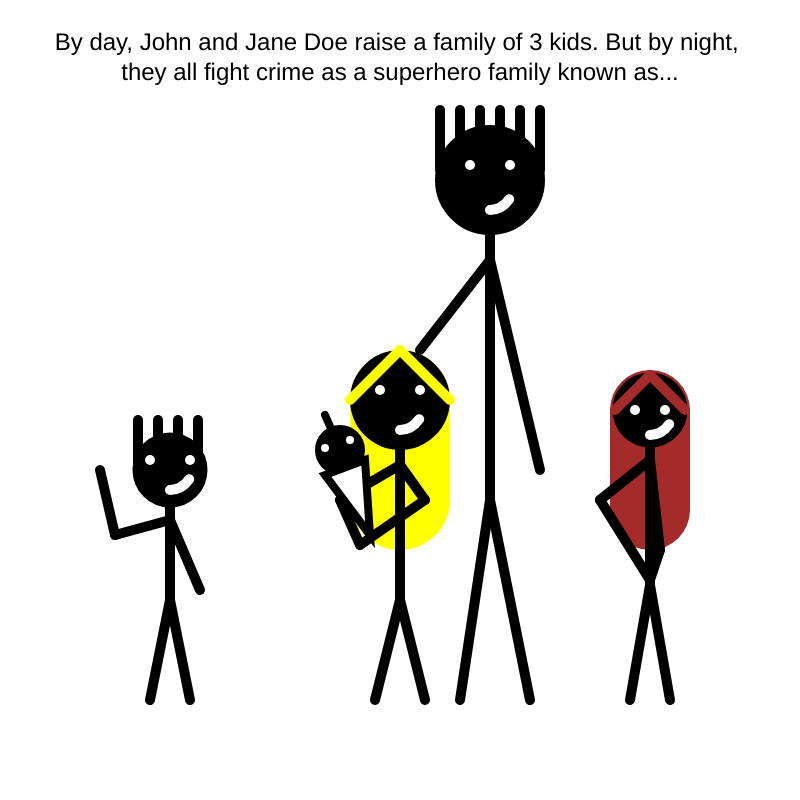
Frame 1 (no input)
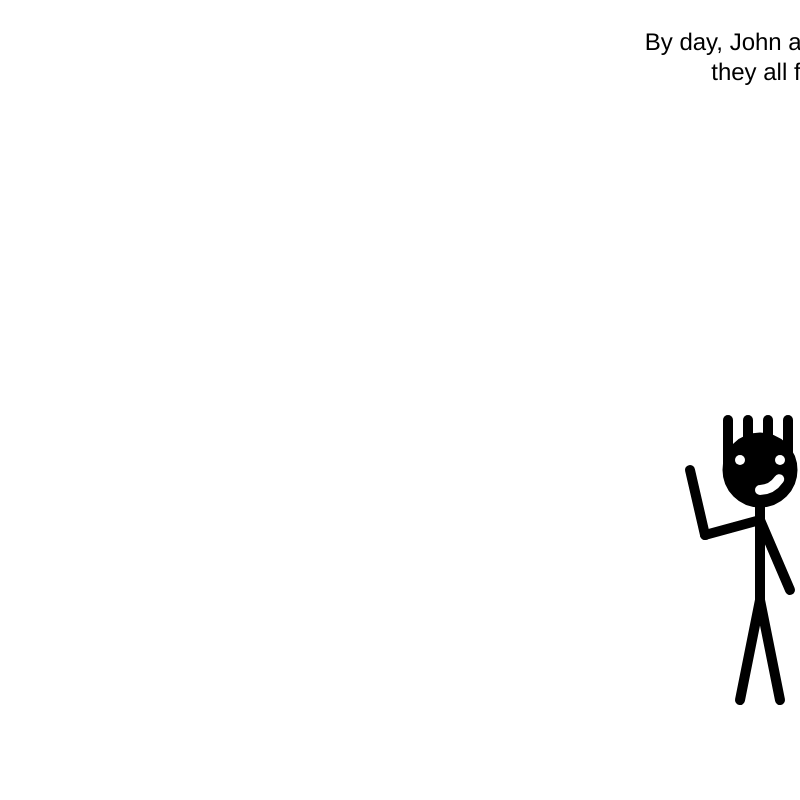
Frame 60 (no input)
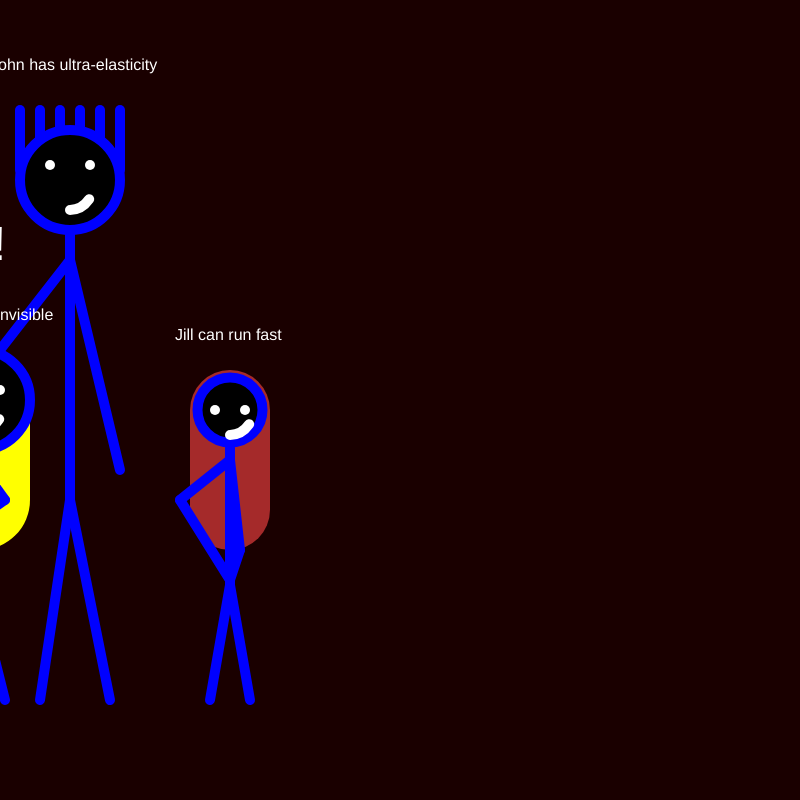
Frame 120 (the mouse pressed at the canvas centre since frame 60)

The p5.js sketch that drew these frames (run headless with seeded random() and noise() and a simulated clock; from frame 60 on, the mouse is pressed at the canvas centre):

// p5.js sketch
// ── sketch.js
let x = 0;

function setup() {
  createCanvas(800, 800);
}

function draw() {
  push();
  translate(x,0);
  avatar();
  pop();

  x += 10;
  if (x > width) {
    x = -800;
  }
}

function avatar() {
  background(255);
  noStroke();

  if (mouseIsPressed) {
    background('#1a0000');
    //text
    fill(255);
    textSize(16);
    text('Jack has super-strength',85,400);
    text('Jill can run fast',595,340);
    text('John has ultra-elasticity',410,70);
    textAlign(CENTER);
    text('The baby does \nnothing',275,490);
    textSize(48);
    text('The \nUNBELIEVABLES!',225,200);
    //mom
    stroke('yellow');
    strokeWeight(100);
    line(400,400,400,500);
    fill(0);
    stroke('blue');
    strokeWeight(10);
    ellipse(width/2,height/2,100);
    stroke('yellow');
    strokeWeight(10);
    stroke(255);
    point(380,390);
    point(420,390);
    noFill();
    arc(400, 400, 50, 60, QUARTER_PI, HALF_PI);
    fill(0);
    stroke('blue');
    line(400,450,400,600);
    line(400,465,340,500);
    line(340,500,360,545);
    line(400,465,425,500);
    line(425,500,360,545);
    line(400,600,375,700);
    line(400,600,425,700);
    //baby
    fill(0);
    stroke('black');
    ellipse(340,450,40);
    fill('white');
    strokeWeight('8');
    triangle(365,460,325,475,370,535);
    line(333,433,325,415);
    stroke(255);
    point(325,448);
    point(350,440);
    //dad
    strokeWeight(10);
    stroke('blue');
    fill(0);
    line(440,170,440,110);
    line(460,170,460,110);
    line(480,170,480,110);
    line(500,170,500,110);
    line(520,170,520,110);
    line(540,170,540,110);
    ellipse(490,180,100);
    stroke(255);
    point(470,165);
    point(510,165);
    noFill();
    stroke(255);
    arc(490, 180, 50, 60, QUARTER_PI, HALF_PI);
    stroke('blue');
    line(490,235,490,500);
    line(490,260,420,350);
    line(490,260,540,470);
    line(490,500,460,700);
    line(490,500,530,700);
    //more text
    fill(255);
    textSize(16);
    textAlign(LEFT);
    noStroke();
    text('Jane can turn invisible',315,320);
    //son
    stroke('blue');
    line(138,465,138,420);
    line(158,465,158,420);
    line(178,465,178,420);
    line(198,465,198,420);
    fill(0);
    ellipse(170,470,65);
    stroke(255);
    point(150,460);
    point(190,460);
    noFill();
    stroke(255);
    arc(170, 460, 50, 60, QUARTER_PI, HALF_PI);
    stroke('blue');
    line(170,505,170,600);
    line(170,600,150,700);
    line(170,600,190,700);
    line(170,520,115,535);
    line(115,535,100,470);
    line(170,520,200,590);
    //daughter
    fill('brown');
    stroke('brown');
    strokeWeight(80);
    line(650,410,650,510);
    fill(0);
    stroke('blue');
    strokeWeight(10);
    ellipse(650,410,65);
    stroke(255);
    point(635,410);
    point(665,410);
    noFill();
    stroke(255);
    arc(650, 405, 50, 60, QUARTER_PI, HALF_PI);
    fill(0);
    stroke('blue');
    strokeWeight(10);
    line(650,445,650,600);
    line(650,585,630,700);
    line(650,585,670,700);
    line(650,460,600,500);
    line(650,460,660,550);
    line(600,500,650,580);
    line(660,550,650,580);
  }
  else {
    //text
    textSize(24);
    textAlign(CENTER);
    text('By day, John and Jane Doe raise a family of 3 kids. But by night, \nthey all fight crime as a superhero family known as...',400,50);
    //mom
    fill(0);
    stroke('yellow');
    strokeWeight(100);
    line(400,400,400,500);
    noStroke();
    ellipse(width/2,height/2,100);
    stroke('yellow');
    strokeWeight(10);
    line(400,350,350,400);
    line(400,350,450,400);
    stroke('white');
    point(380,390);
    point(420,390);
    noFill();
    stroke(255);
    arc(400, 400, 50, 60, QUARTER_PI, HALF_PI);
    fill(0);
    stroke(0);
    line(400,450,400,600);
    line(400,465,340,500);
    line(340,500,360,545);
    line(400,465,425,500);
    line(425,500,360,545);
    line(400,600,375,700);
    line(400,600,425,700);
    //baby
    ellipse(340,450,40);
    fill('white');
    strokeWeight('8');
    triangle(365,460,325,475,370,535);
    line(333,433,325,415);
    stroke('white');
    point(325,448);
    point(350,440);
    //dad
    strokeWeight(10);
    stroke(0);
    fill(0);
    line(440,170,440,110);
    line(460,170,460,110);
    line(480,170,480,110);
    line(500,170,500,110);
    line(520,170,520,110);
    line(540,170,540,110);
    ellipse(490,180,100);
    stroke(255);
    point(470,165);
    point(510,165);
    noFill();
    stroke(255);
    arc(490, 180, 50, 60, QUARTER_PI, HALF_PI);
    fill(0);
    stroke(0);
    line(490,235,490,500);
    line(490,260,420,350);
    line(490,260,540,470);
    line(490,500,460,700);
    line(490,500,530,700);
    //son
    line(138,465,138,420);
    line(158,465,158,420);
    line(178,465,178,420);
    line(198,465,198,420);
    ellipse(170,470,65);
    stroke(255);
    point(150,460);
    point(190,460);
    noFill();
    stroke(255);
    arc(170, 460, 50, 60, QUARTER_PI, HALF_PI);
    fill(0);
    stroke(0);
    line(170,505,170,600);
    line(170,600,150,700);
    line(170,600,190,700);
    line(170,520,115,535);
    line(115,535,100,470);
    line(170,520,200,590);
    //daughter
    fill('brown');
    stroke('brown');
    strokeWeight(80);
    line(650,410,650,510);
    fill(0);
    stroke(0);
    strokeWeight(10);
    ellipse(650,410,65);
    stroke('brown');
    line(650,375,615,410);
    line(650,375,685,410);
    stroke(255);
    point(635,410);
    point(665,410);
    noFill();
    stroke(255);
    arc(650, 405, 50, 60, QUARTER_PI, HALF_PI);
    fill(0);
    stroke(0);
    strokeWeight(10);
    line(650,445,650,600);
    line(650,585,630,700);
    line(650,585,670,700);
    line(650,460,600,500);
    line(650,460,660,550);
    line(600,500,650,580);
    line(660,550,650,580);
  }

  //fill(0);
  //stroke(255);
  //strokeWeight(5);
  //textAlign(LEFT);
  //textSize(12);
  //text(mouseX + ", " + mouseY, mouseX+10, mouseY);
}
